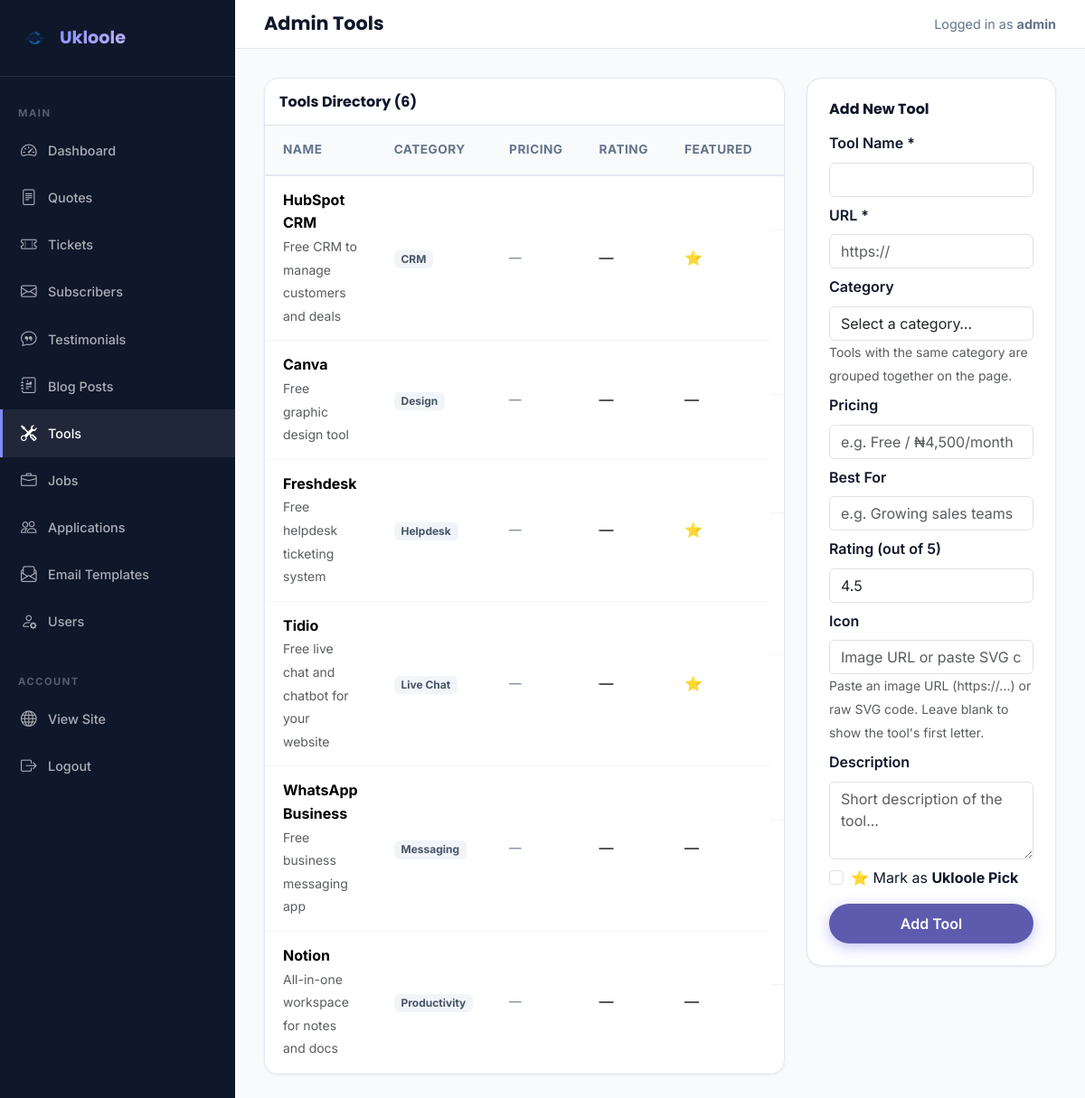
The app's page /admin/tools.php (signed in) with its own data.
### tables this page shows
CREATE TABLE IF NOT EXISTS `tools` (
  `id` int(11) NOT NULL AUTO_INCREMENT,
  `name` varchar(255) NOT NULL,
  `description` text,
  `url` varchar(500) NOT NULL,
  `category` varchar(255) DEFAULT NULL,
  `icon` varchar(255) DEFAULT NULL,
  `featured` tinyint(1) DEFAULT 0,
  `created_at` datetime DEFAULT CURRENT_TIMESTAMP,
  PRIMARY KEY (`id`)
);

### includes/config.php (called while the page is built, shortened)
<?php
function h(string $s): string { return htmlspecialchars($s, ENT_QUOTES, 'UTF-8'); }

### admin/tools.php (the view, shortened to what this page needs)
<?php
require_once dirname(__DIR__) . '/includes/config.php';
require_once dirname(__DIR__) . '/includes/admin-layout.php';
$db = db();
foreach(['pricing varchar(255)','best_for varchar(255)','rating decimal(2,1) DEFAULT 4.5','icon varchar(500)'] as $col) {
  try { $db->exec("ALTER TABLE tools ADD COLUMN $col"); } catch(Exception $e) {}
}
$edit = null;
$rows = $db->query("SELECT * FROM tools ORDER BY category ASC, featured DESC, name ASC")->fetchAll();
adminHeader('Admin Tools', 'tools');
?>
<div class="row g-4">
  <div class="col-lg-8">
    <div class="admin-table">
      <div class="p-3 border-bottom d-flex justify-content-between align-items-center">
        <h6 class="fw-bold mb-0">Tools Directory (<?= count($rows) ?>)</h6>
      </div>
      <table class="table table-hover mb-0">
        <thead>
          <tr>
            <th>Name</th>
            <th>Category</th>
            <th>Pricing</th>
            <th>Rating</th>
            <th>Featured</th>
            <th></th>
          </tr>
        </thead>
        <tbody>
          <?php if(empty($rows)): ?>
          <tr><td colspan="6" class="text-center py-4 text-muted">No tools yet — add your first one →</td></tr>
          <?php else: foreach($rows as $r): ?>
          <tr>
            <td>
              <strong><?= h($r['name']) ?></strong><br>
              <small class="text-muted"><?= h(substr($r['description'] ?? '', 0, 55)) ?><?= strlen($r['description'] ?? '') > 55 ? '…' : '' ?></small>
            </td>
            <td><span class="badge" style="background:#f1f5f9;color:#475569;"><?= h($r['category'] ?? '—') ?></span></td>
            <td style="font-size:.85rem;color:#64748b;"><?= h($r['pricing'] ?? '—') ?></td>
            <td>
              <?php if(!empty($r['rating'])): ?>
              <span style="color:#f59e0b;font-size:.85rem;">★</span>
              <span style="font-size:.85rem;font-weight:600;"><?= h($r['rating']) ?></span>
              <?php else: ?>—<?php endif; ?>
            </td>
            <td><?= $r['featured'] ? '⭐' : '—' ?></td>
            <td class="d-flex gap-1">
            </td>
          </tr>
          <?php endforeach; endif; ?>
        </tbody>
      </table>
    </div>
  </div>
  <div class="col-lg-4">
    <div class="stat-card">
      <h6 class="fw-bold mb-3"><?= $edit ? 'Edit Tool' : 'Add New Tool' ?></h6>
      <form method="post">
        <div class="mb-2">
          <label class="form-label fw-semibold">Tool Name *</label>
          <input type="text" name="name" class="form-control" value="<?= h($edit['name'] ?? '') ?>" required>
        </div>
        <div class="mb-2">
          <label class="form-label fw-semibold">URL *</label>
          <input type="url" name="url" class="form-control" placeholder="https://" value="<?= h($edit['url'] ?? '') ?>" required>
        </div>
        <div class="mb-2">
          <label class="form-label fw-semibold">Category</label>
          <select name="category" class="form-control" required>
            <option value="" disabled <?= empty($edit['category']) ? 'selected' : '' ?>>Select a category…</option>
          </select>
          <small class="text-muted">Tools with the same category are grouped together on the page.</small>
        </div>
        <div class="mb-2">
          <label class="form-label fw-semibold">Pricing</label>
          <input type="text" name="pricing" class="form-control" placeholder="e.g. Free / ₦4,500/month" value="<?= h($edit['pricing'] ?? '') ?>">
        </div>
        <div class="mb-2">
          <label class="form-label fw-semibold">Best For</label>
          <input type="text" name="best_for" class="form-control" placeholder="e.g. Growing sales teams" value="<?= h($edit['best_for'] ?? '') ?>">
        </div>
        <div class="mb-2">
          <label class="form-label fw-semibold">Rating (out of 5)</label>
          <input type="number" name="rating" class="form-control" min="1" max="5" step="0.1" placeholder="4.5" value="<?= h($edit['rating'] ?? '4.5') ?>">
        </div>
        <div class="mb-2">
          <label class="form-label fw-semibold">Icon</label>
          <input type="text" name="icon" class="form-control" placeholder="Image URL or paste SVG code" value="<?= h($edit['icon'] ?? '') ?>">
          <small class="text-muted">Paste an image URL (https://...) or raw SVG code. Leave blank to show the tool's first letter.</small>
        </div>
        <div class="mb-2">
          <label class="form-label fw-semibold">Description</label>
          <textarea name="description" class="form-control" rows="3" placeholder="Short description of the tool..."><?= h($edit['description'] ?? '') ?></textarea>
        </div>
        <div class="form-check mb-3">
          <input class="form-check-input" type="checkbox" name="featured" id="feat" <?= !empty($edit['featured']) ? 'checked' : '' ?>>
          <label class="form-check-label" for="feat">⭐ Mark as <strong>Ukloole Pick</strong></label>
        </div>
        <button type="submit" name="save" value="1" class="btn btn-primary-custom w-100"><?= $edit ? 'Update Tool' : 'Add Tool' ?></button>
      </form>
    </div>
  </div>
</div>
<?php adminFooter(); ?>

### includes/admin-layout.php (shortened to what this page needs)
<?php
function adminHeader(string $title, string $active = ''): void {
    $nav = [
        'dashboard'    => ['bi-speedometer2','Dashboard','/admin/dashboard.php'],
        'quotes'       => ['bi-file-text','Quotes','/admin/quotes.php'],
        'tickets'      => ['bi-ticket-perforated','Tickets','/admin/tickets.php'],
        'subscribers'  => ['bi-envelope','Subscribers','/admin/subscribers.php'],
        'testimonials' => ['bi-chat-quote','Testimonials','/admin/testimonials.php'],
        'blog'         => ['bi-journal-richtext','Blog Posts','/admin/blog.php'],
        'tools'        => ['bi-tools','Tools','/admin/tools.php'],
        'jobs'         => ['bi-briefcase','Jobs','/admin/jobs.php'],
        'applications' => ['bi-people','Applications','/admin/applications.php'],
        'email_templates' => ['bi-envelope-paper','Email Templates','/admin/email_templates.php'],
        'users'        => ['bi-person-gear','Users','/admin/users.php'],
    ];
    echo '<!DOCTYPE html><html lang="en"><head>
    <meta charset="UTF-8"><meta name="viewport" content="width=device-width,initial-scale=1">
    <title>' . htmlspecialchars($title) . ' — Ukloole Admin</title>
    <link rel="icon" href="/assets/images/logo.png">
    <link href="https://cdn.jsdelivr.net/npm/bootstrap@5.3.2/dist/css/bootstrap.min.css" rel="stylesheet">
    <link rel="stylesheet" href="https://cdn.jsdelivr.net/npm/bootstrap-icons@1.11.1/font/bootstrap-icons.css">
    <link href="https://fonts.googleapis.com/css2?family=Inter:wght@400;500;600;700&family=Poppins:wght@600;700;800&display=swap" rel="stylesheet">
    <link rel="stylesheet" href="/assets/css/style.css">
    </head><body>
    <div class="admin-wrapper">
    <aside class="admin-sidebar" id="adminSidebar">
      <div class="brand">
        <img src="/assets/images/logo.png" alt="Ukloole">
        <span>Ukloole</span>
      </div>
      <nav class="admin-nav">
        <div class="section-label">Main</div>';
    foreach ($nav as $key => [$icon, $label, $href]) {
        $cls = $key === $active ? ' active' : '';
        echo "<a href=\"$href\" class=\"$cls\"><i class=\"bi $icon\"></i>$label</a>";
    }
    echo '<div class="section-label mt-3">Account</div>
        <a href="/" target="_blank"><i class="bi bi-globe"></i>View Site</a>
        <a href="/admin/logout.php"><i class="bi bi-box-arrow-right"></i>Logout</a>
      </nav>
    </aside>
    <div class="admin-content">
      <div class="admin-topbar">
        <h1>' . htmlspecialchars($title) . '</h1>
        <div style="color:#64748b;font-size:.9rem">';
    echo 'Logged in as <strong>' . htmlspecialchars($_SESSION['admin_username'] ?? 'Admin') . '</strong>';
    echo '</div></div><div class="admin-main">';
}
function adminFooter(): void {
    echo '</div></div></div>
    <script src="https://cdn.jsdelivr.net/npm/bootstrap@5.3.2/dist/js/bootstrap.bundle.min.js"></script>
    </body></html>';
}

### assets/css/style.css (style rules this page uses)
:root { --primary-color: #6366f1; --primary-dark: #4f46e5; --primary-light: #818cf8; --secondary-color: #ec4899; --accent-color: #14b8a6; --dark-bg: #0f172a; --darker-bg: #020617; --light-bg: #f8fafc; --gray-100: #f1f5f9; --gray-200: #e2e8f0; --gray-300: #cbd5e1; --gray-600: #475569; --gray-700: #334155; --gray-800: #1e293b; --text-primary: #0f172a; --text-secondary: #64748b; --gradient-primary: linear-gradient(135deg, #5d5bad 0%, #5d5bad 100%); --gradient-secondary: linear-gradient(135deg, #f093fb 0%, #f5576c 100%); --gradient-accent: linear-gradient(135deg, #4facfe 0%, #00f2fe 100%); --gradient-hero: linear-gradient( 135deg, #667eea 0%, #764ba2 50%, #f093fb 100% ); --shadow-sm: 0 1px 2px 0 rgba(0, 0, 0, 0.05); --shadow-md: 0 4px 6px -1px rgba(0, 0, 0, 0.1); --shadow-lg: 0 10px 15px -3px rgba(0, 0, 0, 0.1); --shadow-xl: 0 20px 25px -5px rgba(0, 0, 0, 0.1); --shadow-2xl: 0 25px 50px -12px rgba(0, 0, 0, 0.25); }
* { margin: 0; padding: 0; box-sizing: border-box; }
html { scroll-behavior: smooth; }
body { font-family: "Inter", -apple-system, BlinkMacSystemFont, "Segoe UI", sans-serif; color: var(--text-primary); line-height: 1.6; overflow-x: hidden; background: var(--light-bg); }
h1, h2, h3, h4, h5, h6 { font-family: "Poppins", sans-serif; font-weight: 700; line-height: 1.2; }
a { text-decoration: none; transition: all 0.3s ease; }
img { max-width: 100%; height: auto; display: block; }
.btn-primary-custom { background: var(--gradient-primary); color: white; padding: 0.625rem 1.5rem; border-radius: 50px; font-weight: 600; border: none; box-shadow: 0 4px 15px rgba(102, 102, 241, 0.4); transition: all 0.3s ease; }
.admin-wrapper { display: flex; min-height: 100vh; font-family: 'Inter', sans-serif; }
.admin-sidebar { width: 260px; background: #0f172a; color: white; flex-shrink: 0; display: flex; flex-direction: column; position: fixed; top: 0; left: 0; bottom: 0; overflow-y: auto; z-index: 100; }
.admin-sidebar .brand { padding: 1.5rem 1.25rem; border-bottom: 1px solid rgba(255,255,255,.08); display: flex; align-items: center; gap: 10px; }
.admin-sidebar .brand img { height: 36px; }
.admin-sidebar .brand span { font-family: Poppins,sans-serif; font-weight: 700; font-size: 1.2rem; background: linear-gradient(135deg,#818cf8,#c4b5fd); -webkit-background-clip: text; -webkit-text-fill-color: transparent; }
.admin-nav { padding: 1rem 0; }
.admin-nav a { display: flex; align-items: center; gap: 10px; padding: .75rem 1.25rem; color: rgba(255,255,255,.65); text-decoration: none; font-weight: 500; font-size: .9rem; transition: all .2s; border-left: 3px solid transparent; }
.admin-nav a:hover, .admin-nav a.active { color: white; background: rgba(255,255,255,.07); border-left-color: #818cf8; }
.admin-nav a i { font-size: 1.1rem; width: 20px; }
.admin-nav .section-label { padding: 1rem 1.25rem .35rem; font-size: .7rem; text-transform: uppercase; letter-spacing: 1.5px; color: rgba(255,255,255,.3); font-weight: 700; }
.admin-content { margin-left: 260px; flex: 1; background: #f8fafc; min-height: 100vh; }
.admin-topbar { background: white; border-bottom: 1px solid #e2e8f0; padding: .875rem 2rem; display: flex; align-items: center; justify-content: space-between; position: sticky; top: 0; z-index: 50; }
.admin-topbar h1 { font-family: Poppins,sans-serif; font-weight: 700; font-size: 1.3rem; color: #0f172a; margin: 0; }
.admin-main { padding: 2rem; }
.stat-card { background: white; border-radius: 16px; padding: 1.5rem; box-shadow: 0 1px 3px rgba(0,0,0,.06); border: 1px solid #e2e8f0; }
.admin-table { background: white; border-radius: 16px; overflow: hidden; box-shadow: 0 1px 3px rgba(0,0,0,.06); border: 1px solid #e2e8f0; }
.admin-table table { margin: 0; }
.admin-table thead th { background: #f8fafc; border-bottom: 2px solid #e2e8f0; font-weight: 700; font-size: .85rem; text-transform: uppercase; letter-spacing: .5px; color: #64748b; padding: 1rem 1.25rem; }
.admin-table tbody td { padding: .875rem 1.25rem; border-bottom: 1px solid #f1f5f9; vertical-align: middle; }

### records on screen
tools: name "HubSpot CRM", description "Free CRM to manage customers and deals", category "CRM", pricing "—"
tools: name "Canva", description "Free graphic design tool", category "Design", pricing "—"
tools: name "Freshdesk", description "Free helpdesk ticketing system", category "Helpdesk", pricing "—"
tools: name "Tidio", description "Free live chat and chatbot for your website", category "Live Chat", pricing "—"
tools: name "WhatsApp Business", description "Free business messaging app", category "Messaging", pricing "—"
tools: name "Notion", description "All-in-one workspace for notes and docs", category "Productivity", pricing "—"

### other values on screen
$label "Dashboard"
$label "Quotes"
$label "Tickets"
$label "Subscribers"
$label "Testimonials"
$label "Blog Posts"
$label "Tools"
$label "Jobs"
$label "Applications"
$label "Email Templates"
$label "Users"
$title "Admin Tools"
$_SESSION['admin_username'] "admin"
count($rows) "6"
